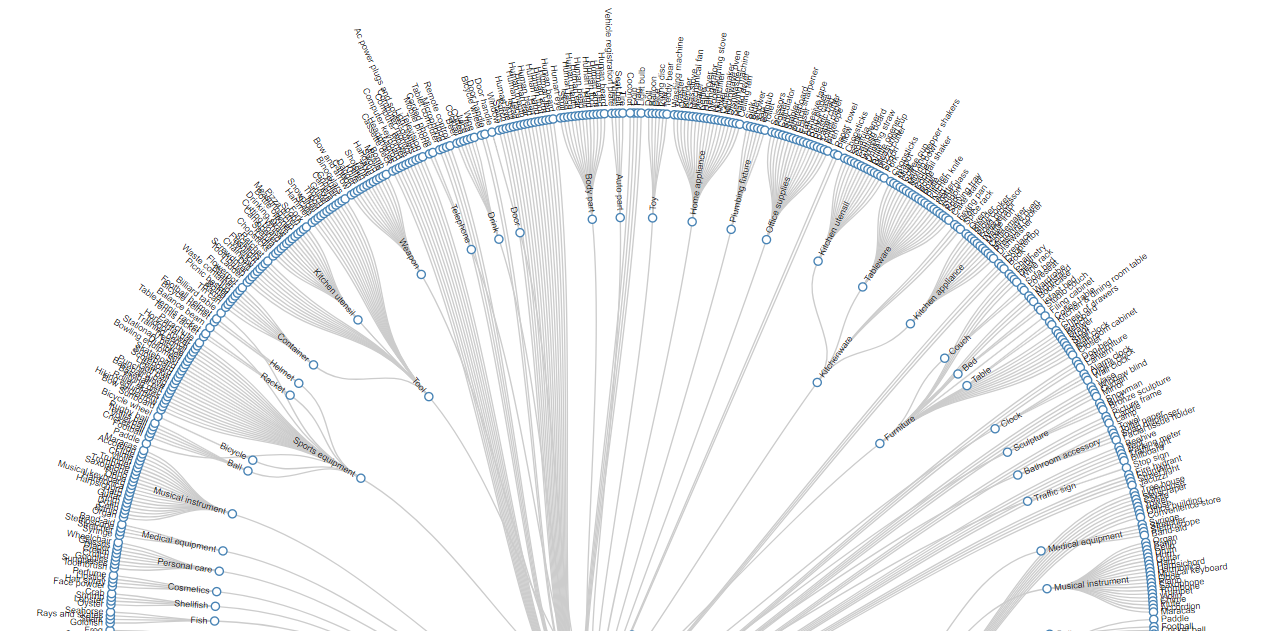
#> input picture images/classes.png, 1271 x 631 px
$ python -i image_tools.py   (imports and definitions only)
#> lines starting #> are read from the running program, lines starting #| are printed output that depends on the picture
#> further down, picture is the input picture: shape (631, 1271, 3); mean B, G, R 241.7, 241.1, 240.4
import cv2
import matplotlib.pyplot as plt
from numpy.typing import NDArray
import numpy as np
from ipywidgets import interact, IntSlider

# [14 lines left out: function draw_rectangle, not called in this run]


def interactive_hsv_tuner(img: NDArray, resize_width: int = 800):
    """
    Launches an interactive HSV tuner with sliders for an input image.

    Parameters:
    - image_path (str): Path to the image.
    - resize_width (int): Width to resize the image for display.
    """
#> called with resize_width = 800

    img = cv2.cvtColor(img, cv2.COLOR_BGR2RGB)
    img_resized = cv2.resize(img, (resize_width, int(img.shape[0] * resize_width / img.shape[1])))
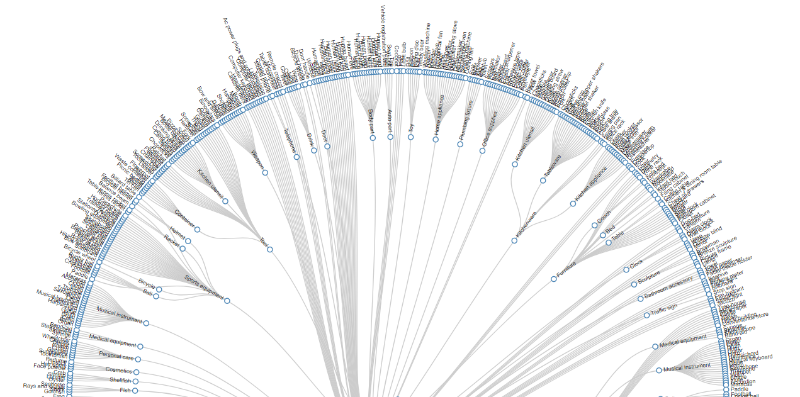
#> img_resized: shape (397, 800, 3); mean R, G, B 240.4, 241, 241.7
    hsv = cv2.cvtColor(img_resized, cv2.COLOR_RGB2HSV)
#> hsv: shape (397, 800, 3); mean H, S, V 10.2, 6.1, 243.3

    # Slider callback function
    def hsv_filter(h_low, h_high, s_low, s_high, v_low, v_high):
        lower = np.array([h_low, s_low, v_low])
        upper = np.array([h_high, s_high, v_high])

        mask = cv2.inRange(hsv, lower, upper)
        result = cv2.bitwise_and(img_resized, img_resized, mask=mask)

        # Show side-by-side
        fig, ax = plt.subplots(1, 2, figsize=(14, 6))
        ax[0].imshow(img_resized)
        ax[0].set_title("Original Image")
        ax[0].axis('off')

        ax[1].imshow(result)
        ax[1].set_title("HSV Filtered")
        ax[1].axis('off')

        plt.tight_layout()
        plt.show()

    # Create interactive sliders
    interact(
        hsv_filter,
        h_low=IntSlider(0, 0, 179, description='H Low'),
        h_high=IntSlider(179, 0, 179, description='H High'),
        s_low=IntSlider(0, 0, 255, description='S Low'),
        s_high=IntSlider(255, 0, 255, description='S High'),
        v_low=IntSlider(0, 0, 255, description='V Low'),
        v_high=IntSlider(255, 0, 255, description='V High'),
    )
#> the sliders are set to h_low = <module 'ipywidgets.IntSlider_, h_high = <module 'ipywidgets.IntSlider_, s_low = <module 'ipywidgets.IntSlider_, s_high = <module 'ipywidgets.IntSlider_, v_low = <module 'ipywidgets.IntSlider_, v_high = <module 'ipywidgets.IntSlider_

# [93 lines left out: functions interactive_rgb_tuner, nothing, read_image, rgb_to_grayscale, show_img_inline, not called in this run]

>>> import cv2
>>> picture = cv2.imread('../images/classes.png')
#> (the run stopped early here; a loop or call above may not have finished)
